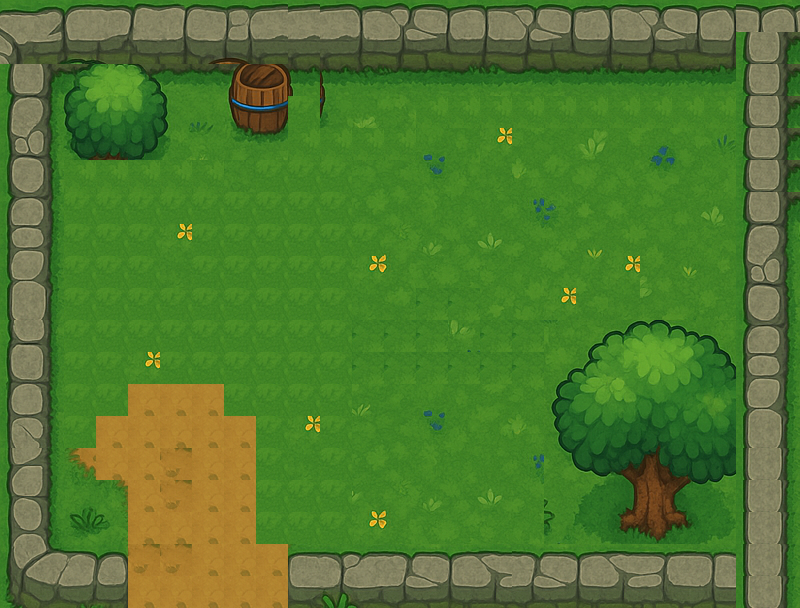

This is a level from a 2D game, rendered from its Tiled map with the project's own tilesets. A one-line summary and the complete map file follow:
An orthogonal 25x19 tile map with 32x32 px tiles, 1 tile layer (Tile Layer 1).

<map version="1.10" tiledversion="1.11.2" orientation="orthogonal" renderorder="right-down" width="25" height="19" tilewidth="32" tileheight="32" infinite="0" nextlayerid="2" nextobjectid="1">
 <tileset firstgid="1" name="1" tilewidth="32" tileheight="32" tilecount="1024" columns="32">
  <image source="1.png" width="1024" height="1024" />
 </tileset>
 <layer id="1" name="Tile Layer 1" width="25" height="19">
  <data encoding="csv">
2,3,4,5,6,7,8,9,10,10,10,11,12,13,14,15,16,17,18,19,20,21,22,25,26,
34,35,36,37,38,39,40,41,42,42,42,43,44,45,46,47,48,49,50,51,52,53,54,65,66,
65,66,67,68,69,70,71,72,73,74,74,75,76,77,78,79,80,81,82,83,84,85,86,65,66,
97,98,99,100,101,102,103,104,105,332,106,107,108,398,398,398,398,398,398,398,398,398,398,65,66,
129,130,131,132,133,134,135,136,137,398,398,398,398,296,297,422,299,300,301,302,303,304,305,65,66,
161,162,398,398,398,398,398,894,332,332,332,326,327,328,329,454,331,332,333,334,335,336,337,65,66,
193,194,332,332,332,332,332,332,332,332,332,358,359,360,361,362,363,364,365,366,367,368,369,65,66,
225,226,332,332,332,422,332,332,332,332,332,332,391,392,393,394,395,396,397,398,399,400,401,97,98,
257,258,332,332,332,454,332,332,332,332,332,422,423,424,425,426,427,428,429,422,431,432,433,129,130,
289,290,332,332,332,332,332,332,332,332,332,454,455,414,414,458,459,422,461,454,463,464,465,161,162,
417,418,332,332,332,332,332,332,332,332,332,414,414,414,489,414,414,696,697,698,699,700,701,193,194,
449,450,332,332,422,332,332,332,332,332,332,414,414,414,414,414,414,728,729,730,731,732,733,225,226,
481,482,332,332,902,902,902,332,332,332,332,294,295,296,297,298,299,760,761,762,763,764,765,257,258,
513,514,332,902,902,902,902,902,332,422,332,326,327,328,329,330,331,792,793,794,795,796,797,289,290,
833,834,835,902,902,548,902,902,332,454,332,358,359,360,361,362,363,824,825,826,827,828,829,289,290,
865,866,867,868,902,548,902,902,332,332,332,390,391,392,393,394,395,856,857,858,859,860,861,289,290,
897,898,899,900,902,902,902,902,332,332,332,422,423,424,425,426,427,888,889,890,891,892,893,289,290,
929,930,931,932,548,548,902,902,902,937,938,939,940,941,942,943,940,941,942,943,944,945,946,289,290,
961,962,963,964,902,902,902,902,902,969,970,971,972,973,974,975,972,973,974,975,976,977,978,289,290
</data>
 </layer>
</map>